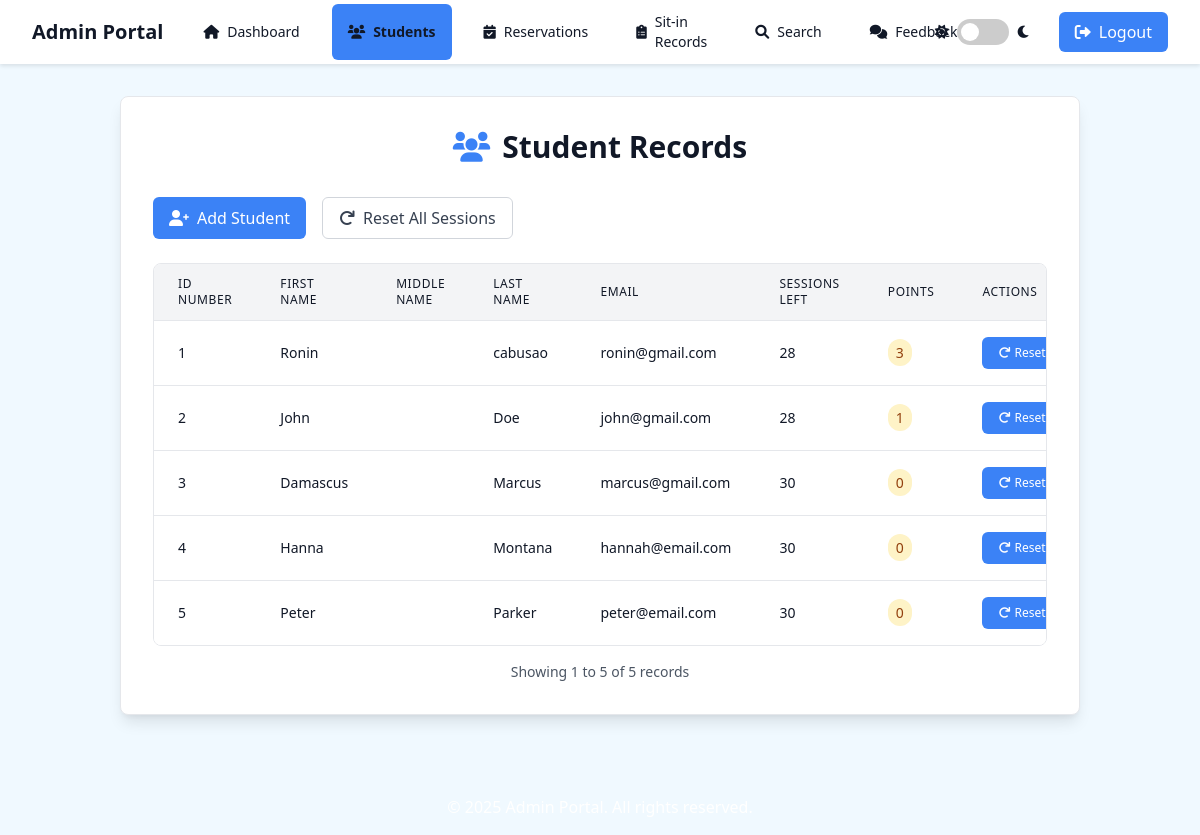
/student_record.php, run on the app's committed database.
### tables this page shows
CREATE TABLE `users` (
  `id` int(11) NOT NULL,
  `id_number` varchar(20) NOT NULL,
  `last_name` varchar(50) NOT NULL,
  `is_admin` tinyint(1) NOT NULL DEFAULT 0,
  `first_name` varchar(50) NOT NULL,
  `middle_name` varchar(50) DEFAULT NULL,
  `course_level` varchar(50) NOT NULL,
  `password` varchar(255) NOT NULL,
  `confirm_password` varchar(255) NOT NULL,
  `email` varchar(100) NOT NULL,
  `course` varchar(100) NOT NULL,
  `address` text NOT NULL,
  `created_at` timestamp NOT NULL DEFAULT current_timestamp(),
  `profile_image` varchar(255) DEFAULT 'profile.jpg',
  `sessions_left` int(11) DEFAULT 30,
  `points` int(11) DEFAULT 0
);

### student_record.php (the view, shortened to what this page needs)
<?php
include 'config.php';
$records_per_page = 10;
$page = isset($_GET['page']) ? max(1, (int)$_GET['page']) : 1;
$offset = ($page - 1) * $records_per_page;
$total_records_query = "SELECT COUNT(*) as count FROM users";
$total_records_result = $conn->query($total_records_query);
$total_records = $total_records_result->fetch_assoc()['count'];
$sql_students = "SELECT * FROM users ORDER BY id_number LIMIT ? OFFSET ?";
$stmt = $conn->prepare($sql_students);
if ($stmt) {
    $stmt->bind_param("ii", $records_per_page, $offset);
    $stmt->execute();
    $result_students = $stmt->get_result();
    $students = $result_students->fetch_all(MYSQLI_ASSOC);
} else {
    echo "<script>alert('Error preparing statement: " . $conn->error . "');</script>";
    $students = [];
}
?>
<!DOCTYPE html>
<html lang="en" class="light">
<head>
    <link href="https://cdn.jsdelivr.net/npm/tailwindcss@2.2.19/dist/tailwind.min.css" rel="stylesheet">
    <link rel="stylesheet" href="https://cdnjs.cloudflare.com/ajax/libs/font-awesome/6.0.0-beta3/css/all.min.css">
</head>
<body class="min-h-screen flex flex-col bg-image">
    <header class="w-full top-0 z-50">
        <nav class="sticky top-0 z-50">
            <div class="max-w-7xl mx-auto px-4 sm:px-6 lg:px-8">
                <div class="relative flex items-center justify-between h-16">
                    <div class="flex-1 flex items-center justify-center sm:items-stretch sm:justify-start">
                        <div class="flex-shrink-0 flex items-center">
                            <span class="text-xl font-bold hidden lg:block">Admin Portal</span>
                        </div>
                        <div class="hidden sm:block sm:ml-6">
                            <div class="flex space-x-4">
                                <a href="admin_dashboard.php"
                                    class="nav-link text-sm font-medium <?php echo basename($_SERVER['PHP_SELF']) == 'admin_dashboard.php' ? 'active' : ''; ?>">
                                    <i class="fas fa-home mr-2"></i> Dashboard
                                </a>
                                <a href="student_record.php"
                                    class="nav-link text-sm font-medium <?php echo basename($_SERVER['PHP_SELF']) == 'student_record.php' ? 'active' : ''; ?>">
                                    <i class="fas fa-users mr-2"></i> Students
                                </a>
                                <a href="admin_reservation.php"
                                    class="nav-link text-sm font-medium <?php echo basename($_SERVER['PHP_SELF']) == 'admin_reservation.php' ? 'active' : ''; ?>">
                                    <i class="fas fa-calendar-check mr-2"></i> Reservations
                                </a>
                                <a href="sit_in_records.php"
                                    class="nav-link text-sm font-medium <?php echo basename($_SERVER['PHP_SELF']) == 'sit_in_records.php' ? 'active' : ''; ?>">
                                    <i class="fas fa-clipboard-list mr-2"></i> Sit-in Records
                                </a>
                                <a href="search_student.php"
                                    class="nav-link text-sm font-medium <?php echo basename($_SERVER['PHP_SELF']) == 'search_student.php' ? 'active' : ''; ?>">
                                    <i class="fas fa-search mr-2"></i> Search
                                </a>
                                <a href="feedback.php"
                                    class="nav-link text-sm font-medium <?php echo basename($_SERVER['PHP_SELF']) == 'feedback.php' ? 'active' : ''; ?>">
                                    <i class="fas fa-comments mr-2"></i> Feedback
                                </a>
                            </div>
                        </div>
                    </div>
                    <div class="absolute inset-y-0 right-0 flex items-center pr-2 sm:static sm:inset-auto sm:ml-6 sm:pr-0 space-x-3">
                        <div class="flex items-center mr-4">
                            <span class="mr-2 text-sm"><i class="fas fa-sun"></i></span>
                            <label class="toggle-switch">
                                <span class="toggle-slider"></span>
                            </label>
                            <span class="ml-2 text-sm"><i class="fas fa-moon"></i></span>
                        </div>
                        <a href="admin_logout.php" class="btn-primary flex items-center">
                            <i class="fas fa-sign-out-alt mr-2"></i>Logout
                        </a>
                    </div>
                </div>
            </div>
        </nav>
    </header>
    <main class="container mx-auto p-6 lg:p-8 flex-grow">
        <div class="card shadow-lg p-6 lg:p-8">
            <h1 class="text-3xl font-bold text-center mb-8 flex items-center justify-center">
                <i class="fas fa-users mr-3 text-blue-500 dark:text-blue-400"></i>Student Records
            </h1>
            <div class="mb-6 flex justify-between items-center">
                <div class="flex space-x-4">
                    <button onclick="openModal()" class="btn-primary flex items-center">
                        <i class="fas fa-user-plus mr-2"></i>Add Student
                    </button>
                    <form method="post" class="inline" onsubmit="return confirmResetAll()">
                        <button type="submit" class="border border-gray-300 dark:border-gray-600 bg-white dark:bg-gray-700 text-gray-700 dark:text-gray-200 font-medium py-2 px-4 rounded-md hover:bg-gray-50 dark:hover:bg-gray-600 transition-colors">
                            <i class="fas fa-redo mr-2"></i>Reset All Sessions
                        </button>
                    </form>
                </div>
            </div>
            <div class="overflow-x-auto rounded-lg border border-gray-200 dark:border-gray-700">
                <table class="min-w-full divide-y divide-gray-200 dark:divide-gray-700">
                    <thead>
                        <tr>
                            <th class="px-6 py-3 text-left text-xs font-medium uppercase tracking-wider">ID Number</th>
                            <th class="px-6 py-3 text-left text-xs font-medium uppercase tracking-wider">First Name</th>
                            <th class="px-6 py-3 text-left text-xs font-medium uppercase tracking-wider">Middle Name</th>
                            <th class="px-6 py-3 text-left text-xs font-medium uppercase tracking-wider">Last Name</th>
                            <th class="px-6 py-3 text-left text-xs font-medium uppercase tracking-wider">Email</th>
                            <th class="px-6 py-3 text-left text-xs font-medium uppercase tracking-wider">Sessions Left</th>
                            <th class="px-6 py-3 text-left text-xs font-medium uppercase tracking-wider">Points</th>
                            <th class="px-6 py-3 text-left text-xs font-medium uppercase tracking-wider">Actions</th>
                        </tr>
                    </thead>
                    <tbody class="divide-y divide-gray-200 dark:divide-gray-700">
                        <?php if (!empty($students)): ?>
                            <?php foreach ($students as $student): ?>
                                <tr class="hover:bg-gray-50 dark:hover:bg-gray-700 transition-colors">
                                    <td class="px-6 py-4 whitespace-nowrap text-sm"><?php echo htmlspecialchars($student['id_number']); ?></td>
                                    <td class="px-6 py-4 whitespace-nowrap text-sm"><?php echo htmlspecialchars($student['first_name']); ?></td>
                                    <td class="px-6 py-4 whitespace-nowrap text-sm"><?php echo htmlspecialchars($student['middle_name']); ?></td>
                                    <td class="px-6 py-4 whitespace-nowrap text-sm"><?php echo htmlspecialchars($student['last_name']); ?></td>
                                    <td class="px-6 py-4 whitespace-nowrap text-sm"><?php echo htmlspecialchars($student['email']); ?></td>
                                    <td class="px-6 py-4 whitespace-nowrap text-sm font-medium">
                                        <?php if ($student['sessions_left'] <= 5): ?>
                                            <span class="text-red-600 dark:text-red-400"><?php echo htmlspecialchars($student['sessions_left']); ?></span>
                                        <?php else: ?>
                                            <span><?php echo htmlspecialchars($student['sessions_left']); ?></span>
                                        <?php endif; ?>
                                    </td>
                                    <td class="px-6 py-4 whitespace-nowrap text-sm font-medium">
                                        <span class="bg-yellow-100 dark:bg-yellow-900 text-yellow-800 dark:text-yellow-200 py-1 px-2 rounded-full">
                                            <?php echo isset($student['points']) ? htmlspecialchars($student['points']) : '0'; ?>
                                        </span>
                                    </td>
                                    <td class="px-6 py-4 whitespace-nowrap text-sm">
                                        <div class="flex items-center space-x-2">
                                            <form method="post" class="inline" onsubmit="return confirmIndividualReset('<?php echo htmlspecialchars($student['id_number']); ?>')">
                                                <button type="submit" class="btn-primary py-1 px-2 rounded-md text-xs">
                                                    <i class="fas fa-redo mr-1"></i>Reset
                                                </button>
                                            </form>
                                        </div>
                                    </td>
                                </tr>
                            <?php endforeach; ?>
                        <?php endif; ?>
                    </tbody>
                </table>
            </div>
            <div class="mt-4 text-center text-sm text-gray-600 dark:text-gray-400">
                Showing <?php echo min(($page - 1) * $records_per_page + 1, $total_records); ?> to
                <?php echo min($page * $records_per_page, $total_records); ?> of
                <?php echo $total_records; ?> records
            </div>
        </div>
    </main>
    <footer class="py-4 text-center text-white mt-8">
        <p>&copy; <?php echo date("Y"); ?> Admin Portal. All rights reserved.</p>
    </footer>
</body>
</html>

### student_record.php (style rules this page uses)
:root { --bg-primary: #f0f9ff; --bg-secondary: #dbeafe; --text-primary: #111827; --text-secondary: #374151; --card-bg: #ffffff; --card-header: #bfdbfe; --nav-bg: #ffffff; --nav-text: #111827; --nav-hover-bg: #3b82f6; --nav-hover-text: #ffffff; --button-primary: #3b82f6; --button-hover: #2563eb; --button-text: #ffffff; --shadow-color: rgba(0, 0, 0, 0.1); --table-header-bg: #f3f4f6; --table-row-bg: #ffffff; --table-row-hover: #f9fafb; --table-border: #e5e7eb; --table-text: #111827; --input-bg: #ffffff; --input-text: #111827; --input-border: #d1d5db; --modal-bg: #ffffff; --modal-text: #111827; }
body { background-color: var(--bg-primary); color: var(--text-primary); transition: background-color 0.3s, color 0.3s; line-height: 1.5; }
nav { background-color: var(--nav-bg); box-shadow: 0 2px 4px var(--shadow-color); }
.nav-link { color: var(--nav-text); padding: 0.5rem 1rem; border-radius: 0.375rem; transition: all 0.2s ease; display: flex; align-items: center; font-weight: 500; }
.nav-link.active { background-color: var(--button-primary); color: var (--button-text); font-weight: 600; }
.card { background-color: var(--card-bg); border-radius: 0.5rem; border: 1px solid var(--table-border); overflow: hidden; transition: transform 0.3s, box-shadow 0.3s; }
.btn-primary { background-color: var(--button-primary); color: var(--button-text); padding: 0.5rem 1rem; border-radius: 0.375rem; font-weight: 500; transition: background-color 0.2s; }
table { border-color: var(--table-border); }
table thead { background-color: var(--table-header-bg); }
table thead th { color: var(--text-primary); font-weight: 600; }
table tbody tr { background-color: var(--table-row-bg); color: var(--table-text); }
.toggle-switch { position: relative; display: inline-block; width: 52px; height: 26px; }
.toggle-slider { position: absolute; cursor: pointer; top: 0; left: 0; right: 0; bottom: 0; background-color: #ccc; transition: .4s; border-radius: 34px; }
.toggle-slider:before { position: absolute; content: ""; height: 18px; width: 18px; left: 4px; bottom: 4px; background-color: white; transition: .4s; border-radius: 50%; }
.bg-image { background-image: url('assets/images/bg.jpg'); background-size: cover; background-position: center; background-attachment: fixed; }

### data on the page
users: id_number "1", first_name "Ronin", last_name "cabusao", email "ronin@gmail.com", sessions_left "28", points "3"
users: id_number "2", first_name "John", last_name "Doe", email "john@gmail.com", sessions_left "28", points "1"
users: id_number "3", first_name "Damascus", last_name "Marcus", email "marcus@gmail.com", sessions_left "30", points "0"
users: id_number "4", first_name "Hanna", last_name "Montana", email "hannah@email.com", sessions_left "30", points "0"
users: id_number "5", first_name "Peter", last_name "Parker", email "peter@email.com", sessions_left "30", points "0"

### other printed values
min(($page - 1) * $records_per_page + 1, $total_records) "1"
min($page * $records_per_page, $total_records) "5"
$total_records "5"
